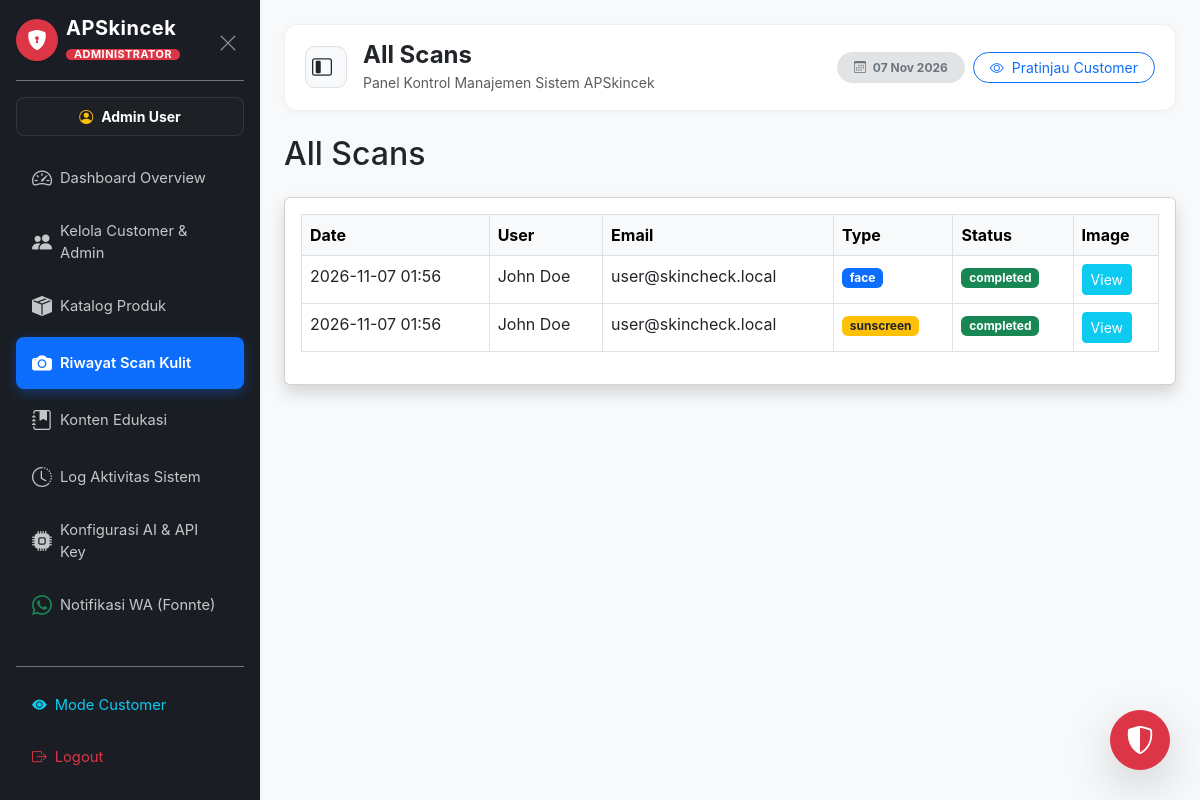
The page /APSkincek/SkinCheck/public/admin/scans (signed in) on the database its author committed.
### tables this page shows
CREATE TABLE skin_scans (
    id INT AUTO_INCREMENT PRIMARY KEY,
    user_id CHAR(36) NOT NULL,
    scan_type ENUM('face', 'sunscreen') NOT NULL,
    image_url VARCHAR(255) NOT NULL,
    status ENUM('pending', 'completed', 'failed') DEFAULT 'completed',
    created_at TIMESTAMP DEFAULT CURRENT_TIMESTAMP,
    updated_at TIMESTAMP DEFAULT CURRENT_TIMESTAMP ON UPDATE CURRENT_TIMESTAMP,
    FOREIGN KEY (user_id) REFERENCES users(id) ON DELETE CASCADE
);

CREATE TABLE users (
    id CHAR(36) PRIMARY KEY,
    name VARCHAR(255) NOT NULL,
    email VARCHAR(255) UNIQUE NOT NULL,
    phone VARCHAR(25) NULL,
    password VARCHAR(255) NOT NULL,
    role ENUM('user', 'admin') DEFAULT 'user',
    status ENUM('active', 'inactive') DEFAULT 'active',
    created_at TIMESTAMP DEFAULT CURRENT_TIMESTAMP,
    updated_at TIMESTAMP DEFAULT CURRENT_TIMESTAMP ON UPDATE CURRENT_TIMESTAMP
);

### app/controllers/AdminController.php (called while the page is built, shortened)
<?php
class AdminController extends Controller {
    public function scans() {
        $scanModel = $this->model('Scan');
        $scans = $scanModel->getAllScans();
        $this->view('admin/scans', ['title' => 'All Scans', 'scans' => $scans]);
    }
}

### public/index.php (called while the page is built, shortened)
<?php
require_once __DIR__ . '/../app/controllers/Controller.php';
require_once __DIR__ . '/../routes/web.php';

### app/models/Scan.php (called while the page is built, shortened)
<?php
class Scan {
    private $db;
    public function __construct($db) {
        $this->db = $db;
    }
    public function getAllScans() {
        $stmt = $this->db->prepare("
            SELECT s.*, u.name as user_name, u.email as user_email
            FROM skin_scans s
            JOIN users u ON s.user_id = u.id
            ORDER BY s.created_at DESC
        ");
        $stmt->execute();
        return $stmt->fetchAll(PDO::FETCH_ASSOC);
    }
}

### app/views/admin/scans.php (the view)
<?php require_once '../app/views/layouts/admin_header.php'; ?>
<h2 class="mb-4">All Scans</h2>
<div class="card shadow mb-4">
    <div class="card-body">
        <div class="table-responsive">
            <table class="table table-bordered table-hover">
                <thead class="table-light">
                    <tr>
                        <th>Date</th>
                        <th>User</th>
                        <th>Email</th>
                        <th>Type</th>
                        <th>Status</th>
                        <th>Image</th>
                    </tr>
                </thead>
                <tbody>
                    <?php if (!empty($scans)): ?>
                        <?php foreach ($scans as $s): ?>
                            <tr>
                                <td><?= date('Y-m-d H:i', strtotime($s['created_at'])) ?></td>
                                <td><?= htmlspecialchars($s['user_name']) ?></td>
                                <td><?= htmlspecialchars($s['user_email']) ?></td>
                                <td><span class="badge <?= $s['scan_type'] === 'face' ? 'bg-primary' : 'bg-warning text-dark' ?>"><?= $s['scan_type'] ?></span></td>
                                <td><span class="badge bg-success"><?= $s['status'] ?></span></td>
                                <td><a href="/APSkincek/SkinCheck/storage/<?= htmlspecialchars($s['image_url']) ?>" target="_blank" class="btn btn-sm btn-info text-white">View</a></td>
                            </tr>
                        <?php endforeach; ?>
                    <?php else: ?>
                        <tr><td colspan="6" class="text-center">No scans found</td></tr>
                    <?php endif; ?>
                </tbody>
            </table>
        </div>
    </div>
</div>
<?php require_once '../app/views/layouts/admin_footer.php'; ?>

### app/views/layouts/admin_header.php (style rules this page uses)
body { font-family: 'Inter', system-ui, -apple-system, sans-serif; background-color: #f4f6f9; }

### rows shown on the page
skin_scans: created_at "2026-11-07 01:56", user.name "John Doe", user.email "user@skincheck.local", scan_type "face", status "completed"
skin_scans: created_at "2026-11-07 01:56", user.name "John Doe", user.email "user@skincheck.local", scan_type "sunscreen", status "completed"

### other values the page prints
$_SESSION['user_name'] "Admin User"
$title "All Scans"
